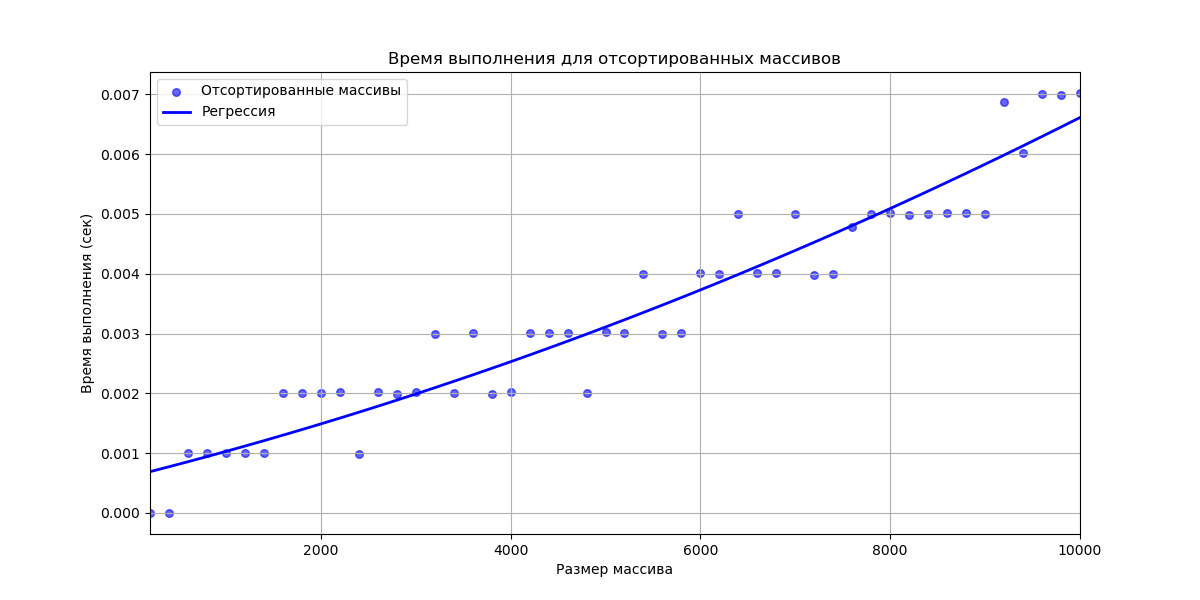

This chart was generated by the following Python code:
import numpy as np
import matplotlib.pyplot as plt
from sklearn.preprocessing import PolynomialFeatures
from sklearn.linear_model import LinearRegression
import time

def insertion_sort(arr):
    length = len(arr)
    for i in range(1, length):
        key = arr[i]
        j = i - 1
        while j >= 0 and arr[j] > key:
            arr[j + 1] = arr[j]
            j -= 1
        arr[j + 1] = key
    return arr

np.random.seed(42)

sizes = np.arange(200, 10001, 200)

times_sorted = []

for size in sizes:
    arr_sorted = np.arange(size) 
    start_time = time.time() 
    insertion_sort(arr_sorted)
    end_time = time.time() 
    times_sorted.append(end_time - start_time) 
    print(size, end_time - start_time)

poly = PolynomialFeatures(degree=2)
N_b_poly_sorted = poly.fit_transform(sizes.reshape(-1, 1))
model_sorted = LinearRegression()
model_sorted.fit(N_b_poly_sorted, times_sorted)
y_predict_sorted = model_sorted.predict(N_b_poly_sorted)

plt.figure(figsize=(12, 6))
plt.scatter(sizes, times_sorted, label='Отсортированные массивы', color='blue', alpha=0.6, s=30)
plt.plot(sizes, y_predict_sorted, label='Регрессия', color='blue', linewidth=2)
plt.title('Время выполнения для отсортированных массивов')
plt.xlabel('Размер массива')
plt.ylabel('Время выполнения (сек)')
plt.xlim(200, 10000)
plt.grid()
plt.legend()
plt.show()
